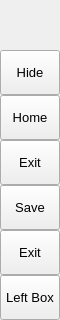
        <widget class="QFrame" name="leftMenuBg">
         <property name="minimumSize">
          <size>
           <width>60</width>
           <height>0</height>
          </size>
         </property>
         <property name="maximumSize">
          <size>
           <width>60</width>
           <height>16777215</height>
          </size>
         </property>
         <property name="frameShape">
          <enum>QFrame::NoFrame</enum>
         </property>
         <property name="frameShadow">
          <enum>QFrame::Raised</enum>
         </property>
         <layout class="QVBoxLayout" name="verticalLayout_3">
          <property name="spacing">
           <number>0</number>
          </property>
          <property name="leftMargin">
           <number>0</number>
          </property>
          <property name="topMargin">
           <number>0</number>
          </property>
          <property name="rightMargin">
           <number>0</number>
          </property>
          <property name="bottomMargin">
           <number>0</number>
          </property>
          <item>
           <widget class="QFrame" name="topLogoInfo">
            <property name="minimumSize">
             <size>
              <width>0</width>
              <height>50</height>
             </size>
            </property>
            <property name="maximumSize">
             <size>
              <width>16777215</width>
              <height>50</height>
             </size>
            </property>
            <property name="frameShape">
             <enum>QFrame::NoFrame</enum>
            </property>
            <property name="frameShadow">
             <enum>QFrame::Raised</enum>
            </property>
            <widget class="QFrame" name="topLogo">
             <property name="geometry">
              <rect>
               <x>10</x>
               <y>5</y>
               <width>42</width>
               <height>42</height>
              </rect>
             </property>
             <property name="minimumSize">
              <size>
               <width>42</width>
               <height>42</height>
              </size>
             </property>
             <property name="maximumSize">
              <size>
               <width>42</width>
               <height>42</height>
              </size>
             </property>
             <property name="frameShape">
              <enum>QFrame::NoFrame</enum>
             </property>
             <property name="frameShadow">
              <enum>QFrame::Raised</enum>
             </property>
            </widget>
            <widget class="QLabel" name="titleLeftApp">
             <property name="geometry">
              <rect>
               <x>70</x>
               <y>8</y>
               <width>160</width>
               <height>20</height>
              </rect>
             </property>
             <property name="font">
              <font>
               <family>Segoe UI Semibold</family>
               <pointsize>12</pointsize>
               <weight>7</weight>
               <italic>false</italic>
               <bold>false</bold>
              </font>
             </property>
             <property name="text">
              <string>PyDracula</string>
             </property>
             <property name="alignment">
              <set>Qt::AlignLeading|Qt::AlignLeft|Qt::AlignTop</set>
             </property>
            </widget>
            <widget class="QLabel" name="titleLeftDescription">
             <property name="geometry">
              <rect>
               <x>70</x>
               <y>27</y>
               <width>160</width>
               <height>16</height>
              </rect>
             </property>
             <property name="maximumSize">
              <size>
               <width>16777215</width>
               <height>16</height>
              </size>
             </property>
             <property name="font">
              <font>
               <family>Segoe UI</family>
               <pointsize>8</pointsize>
               <weight>50</weight>
               <italic>false</italic>
               <bold>false</bold>
              </font>
             </property>
             <property name="text">
              <string>Modern GUI / Flat Style</string>
             </property>
             <property name="alignment">
              <set>Qt::AlignLeading|Qt::AlignLeft|Qt::AlignTop</set>
             </property>
            </widget>
           </widget>
          </item>
          <item>
           <widget class="QFrame" name="leftMenuFrame">
            <property name="frameShape">
             <enum>QFrame::NoFrame</enum>
            </property>
            <property name="frameShadow">
             <enum>QFrame::Raised</enum>
            </property>
            <layout class="QVBoxLayout" name="verticalMenuLayout">
             <property name="spacing">
              <number>0</number>
             </property>
             <property name="leftMargin">
              <number>0</number>
             </property>
             <property name="topMargin">
              <number>0</number>
             </property>
             <property name="rightMargin">
              <number>0</number>
             </property>
             <property name="bottomMargin">
              <number>0</number>
             </property>
             <item>
              <widget class="QFrame" name="toggleBox">
               <property name="maximumSize">
                <size>
                 <width>16777215</width>
                 <height>45</height>
                </size>
               </property>
               <property name="frameShape">
                <enum>QFrame::NoFrame</enum>
               </property>
               <property name="frameShadow">
                <enum>QFrame::Raised</enum>
               </property>
               <layout class="QVBoxLayout" name="verticalLayout_4">
                <property name="spacing">
                 <number>0</number>
                </property>
                <property name="leftMargin">
                 <number>0</number>
                </property>
                <property name="topMargin">
                 <number>0</number>
                </property>
                <property name="rightMargin">
                 <number>0</number>
                </property>
                <property name="bottomMargin">
                 <number>0</number>
                </property>
                <item>
                 <widget class="QPushButton" name="toggleButton">
                  <property name="sizePolicy">
                   <sizepolicy hsizetype="Expanding" vsizetype="Fixed">
                    <horstretch>0</horstretch>
                    <verstretch>0</verstretch>
                   </sizepolicy>
                  </property>
                  <property name="minimumSize">
                   <size>
                    <width>0</width>
                    <height>45</height>
                   </size>
                  </property>
                  <property name="font">
                   <font>
                    <family>Segoe UI</family>
                    <pointsize>10</pointsize>
                    <weight>50</weight>
                    <italic>false</italic>
                    <bold>false</bold>
                   </font>
                  </property>
                  <property name="cursor">
                   <cursorShape>PointingHandCursor</cursorShape>
                  </property>
                  <property name="layoutDirection">
                   <enum>Qt::LeftToRight</enum>
                  </property>
                  <property name="styleSheet">
                   <string notr="true">background-image: url(:/icons/images/icons/icon_menu.png);</string>
                  </property>
                  <property name="text">
                   <string>Hide</string>
                  </property>
                 </widget>
                </item>
               </layout>
              </widget>
             </item>
             <item alignment="Qt::AlignTop">
              <widget class="QFrame" name="topMenu">
               <property name="frameShape">
                <enum>QFrame::NoFrame</enum>
               </property>
               <property name="frameShadow">
                <enum>QFrame::Raised</enum>
               </property>
               <layout class="QVBoxLayout" name="verticalLayout_8">
                <property name="spacing">
                 <number>0</number>
                </property>
                <property name="leftMargin">
                 <number>0</number>
                </property>
                <property name="topMargin">
                 <number>0</number>
                </property>
                <property name="rightMargin">
                 <number>0</number>
                </property>
                <property name="bottomMargin">
                 <number>0</number>
                </property>
                <item>
                 <widget class="QPushButton" name="btn_input">
                  <property name="sizePolicy">
                   <sizepolicy hsizetype="Expanding" vsizetype="Fixed">
                    <horstretch>0</horstretch>
                    <verstretch>0</verstretch>
                   </sizepolicy>
                  </property>
                  <property name="minimumSize">
                   <size>
                    <width>0</width>
                    <height>45</height>
                   </size>
                  </property>
                  <property name="font">
                   <font>
                    <family>Segoe UI</family>
                    <pointsize>10</pointsize>
                    <weight>50</weight>
                    <italic>false</italic>
                    <bold>false</bold>
                   </font>
                  </property>
                  <property name="cursor">
                   <cursorShape>PointingHandCursor</cursorShape>
                  </property>
                  <property name="layoutDirection">
                   <enum>Qt::LeftToRight</enum>
                  </property>
                  <property name="styleSheet">
                   <string notr="true">background-image: url(:/icons/images/icons/cil-arrow-circle-top.png);</string>
                  </property>
                  <property name="text">
                   <string>Home</string>
                  </property>
                 </widget>
                </item>
                <item>
                 <widget class="QPushButton" name="btn_detect">
                  <property name="sizePolicy">
                   <sizepolicy hsizetype="Expanding" vsizetype="Fixed">
                    <horstretch>0</horstretch>
                    <verstretch>0</verstretch>
                   </sizepolicy>
                  </property>
                  <property name="minimumSize">
                   <size>
                    <width>0</width>
                    <height>45</height>
                   </size>
                  </property>
                  <property name="font">
                   <font>
                    <family>Segoe UI</family>
                    <pointsize>10</pointsize>
                    <weight>50</weight>
                    <italic>false</italic>
                    <bold>false</bold>
                   </font>
                  </property>
                  <property name="cursor">
                   <cursorShape>PointingHandCursor</cursorShape>
                  </property>
                  <property name="layoutDirection">
                   <enum>Qt::LeftToRight</enum>
                  </property>
                  <property name="styleSheet">
                   <string notr="true">background-image: url(:/icons/images/icons/cil-exit-to-app.png);</string>
                  </property>
                  <property name="text">
                   <string>Exit</string>
                  </property>
                 </widget>
                </item>
                <item>
                 <widget class="QPushButton" name="btn_save">
                  <property name="sizePolicy">
                   <sizepolicy hsizetype="Expanding" vsizetype="Fixed">
                    <horstretch>0</horstretch>
                    <verstretch>0</verstretch>
                   </sizepolicy>
                  </property>
                  <property name="minimumSize">
                   <size>
                    <width>0</width>
                    <height>45</height>
                   </size>
                  </property>
                  <property name="font">
                   <font>
                    <family>Segoe UI</family>
                    <pointsize>10</pointsize>
                    <weight>50</weight>
                    <italic>false</italic>
                    <bold>false</bold>
                   </font>
                  </property>
                  <property name="cursor">
                   <cursorShape>PointingHandCursor</cursorShape>
                  </property>
                  <property name="layoutDirection">
                   <enum>Qt::LeftToRight</enum>
                  </property>
                  <property name="styleSheet">
                   <string notr="true">background-image: url(:/icons/images/icons/cil-save.png)</string>
                  </property>
                  <property name="text">
                   <string>Save</string>
                  </property>
                 </widget>
                </item>
                <item>
                 <widget class="QPushButton" name="btn_exit">
                  <property name="sizePolicy">
                   <sizepolicy hsizetype="Expanding" vsizetype="Fixed">
                    <horstretch>0</horstretch>
                    <verstretch>0</verstretch>
                   </sizepolicy>
                  </property>
                  <property name="minimumSize">
                   <size>
                    <width>0</width>
                    <height>45</height>
                   </size>
                  </property>
                  <property name="font">
                   <font>
                    <family>Segoe UI</family>
                    <pointsize>10</pointsize>
                    <weight>50</weight>
                    <italic>false</italic>
                    <bold>false</bold>
                   </font>
                  </property>
                  <property name="cursor">
                   <cursorShape>PointingHandCursor</cursorShape>
                  </property>
                  <property name="layoutDirection">
                   <enum>Qt::LeftToRight</enum>
                  </property>
                  <property name="styleSheet">
                   <string notr="true">background-image: url(:/icons/images/icons/cil-x.png);</string>
                  </property>
                  <property name="text">
                   <string>Exit</string>
                  </property>
                 </widget>
                </item>
               </layout>
              </widget>
             </item>
             <item alignment="Qt::AlignBottom">
              <widget class="QFrame" name="bottomMenu">
               <property name="frameShape">
                <enum>QFrame::NoFrame</enum>
               </property>
               <property name="frameShadow">
                <enum>QFrame::Raised</enum>
               </property>
               <layout class="QVBoxLayout" name="verticalLayout_9">
                <property name="spacing">
                 <number>0</number>
                </property>
                <property name="leftMargin">
                 <number>0</number>
                </property>
                <property name="topMargin">
                 <number>0</number>
                </property>
                <property name="rightMargin">
                 <number>0</number>
                </property>
                <property name="bottomMargin">
                 <number>0</number>
                </property>
                <item>
                 <widget class="QPushButton" name="toggleLeftBox">
                  <property name="sizePolicy">
                   <sizepolicy hsizetype="Expanding" vsizetype="Fixed">
                    <horstretch>0</horstretch>
                    <verstretch>0</verstretch>
                   </sizepolicy>
                  </property>
                  <property name="minimumSize">
                   <size>
                    <width>0</width>
                    <height>45</height>
                   </size>
                  </property>
                  <property name="font">
                   <font>
                    <family>Segoe UI</family>
                    <pointsize>10</pointsize>
                    <weight>50</weight>
                    <italic>false</italic>
                    <bold>false</bold>
                   </font>
                  </property>
                  <property name="cursor">
                   <cursorShape>PointingHandCursor</cursorShape>
                  </property>
                  <property name="layoutDirection">
                   <enum>Qt::LeftToRight</enum>
                  </property>
                  <property name="styleSheet">
                   <string notr="true">background-image: url(:/icons/images/icons/icon_settings.png);</string>
                  </property>
                  <property name="text">
                   <string>Left Box</string>
                  </property>
                 </widget>
                </item>
               </layout>
              </widget>
             </item>
            </layout>
           </widget>
          </item>
         </layout>
        </widget>
